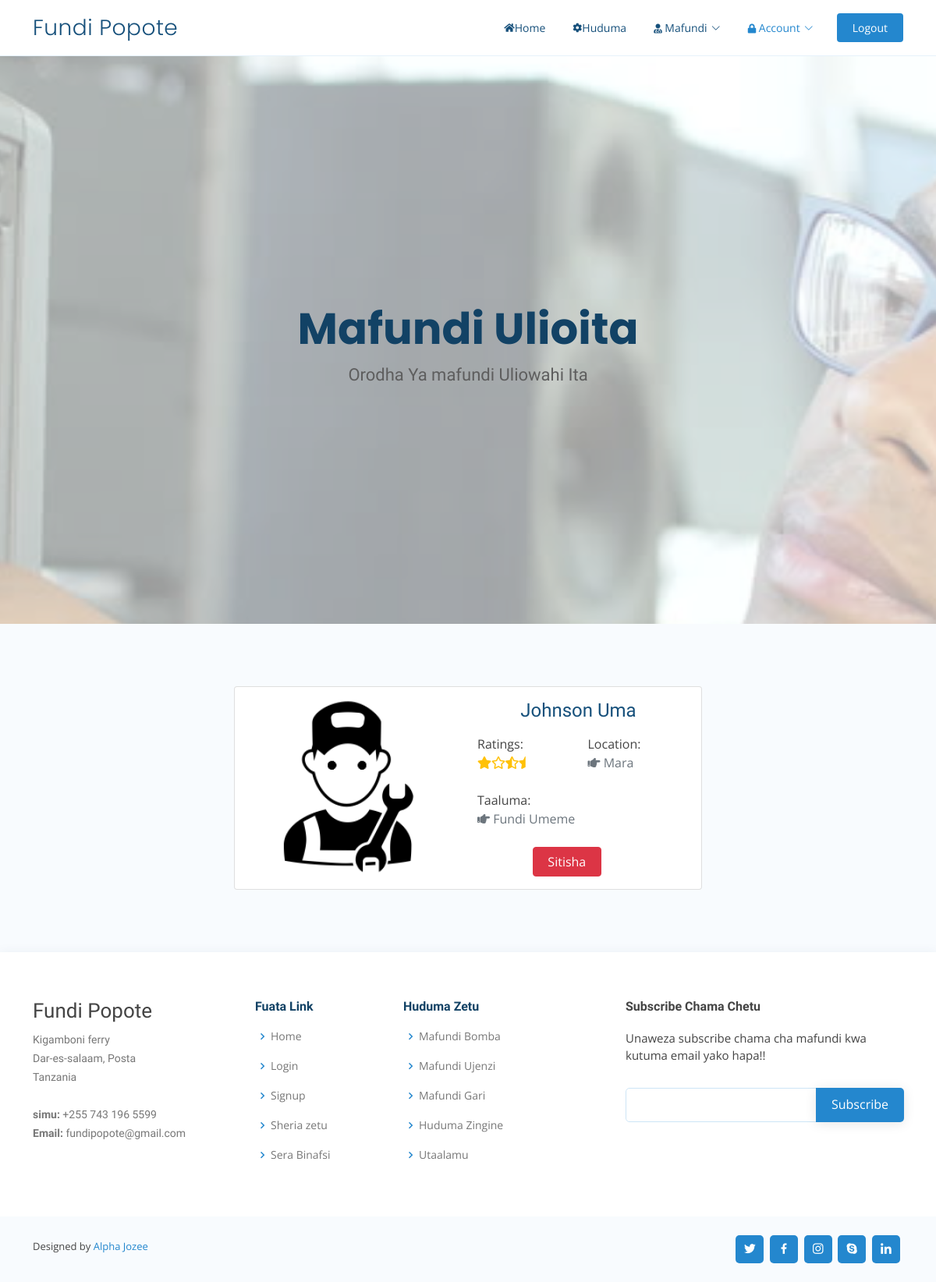
The app's page /myRequest.php (signed in) with its own data.
### tables this page shows
CREATE TABLE `member` (
  `id` int(11) NOT NULL,
  `username` varchar(20) NOT NULL,
  `email` varchar(100) NOT NULL,
  `phone` varchar(12) NOT NULL,
  `region` varchar(100) NOT NULL,
  `district` varchar(100) NOT NULL,
  `password` varchar(10) NOT NULL,
  `cartegory` varchar(100) NOT NULL,
  `img` varchar(100) NOT NULL
);

CREATE TABLE `request` (
  `id` int(11) NOT NULL,
  `username` varchar(20) NOT NULL,
  `phone` varchar(15) NOT NULL,
  `fundi` varchar(20) NOT NULL,
  `cartegory` varchar(20) NOT NULL,
  `location` varchar(20) NOT NULL,
  `ratings` int(11) NOT NULL
);

### myRequest.php (the view, shortened to what this page needs)
<!DOCTYPE html>
<html lang="en">
<head>
    <link href="assets/vendor/aos/aos.css" rel="stylesheet" />
    <link href="assets/vendor/bootstrap/css/bootstrap.css" rel="stylesheet" />
    <link href="assets/vendor/bootstrap/css/bootstrap.min.css" rel="stylesheet" />
    <link href="assets/vendor/bootstrap-icons/bootstrap-icons.css" rel="stylesheet" />
    <link href="assets/vendor/boxicons/css/boxicons.min.css" rel="stylesheet" />
    <link href="assets/vendor/glightbox/css/glightbox.min.css" rel="stylesheet" />
    <link href="assets/vendor/remixicon/remixicon.css" rel="stylesheet" />
    <link href="assets/vendor/swiper/swiper-bundle.min.css" rel="stylesheet" />
    <link href="assets/css/style.css" rel="stylesheet" />
    <link href="assets/css/all.css" rel="stylesheet" />
</head>
<body>
     <header id="header" class="fixed-top">
        <div class="container d-flex align-items-center justify-content-between">
            <h2 class="logo"><a href="home.php">Fundi Popote</a></h2>
            <nav id="navbar" class="navbar">
                <ul>
                    <li><a class="nav-link scrollto " href="home.php"><i class="fa fa-home" aria-hidden="true"></i> Home</a></li>
                    <li><a class="nav-link scrollto" href="cartegory.php"><i class="fa fa-cog" aria-hidden="true"></i> Huduma</a></li>
                    <li class="dropdown">
                        <a href="#"><span><i class="fa fa-user-md" aria-hidden="true"></i> Mafundi</span> <i class="bi bi-chevron-down"></i></a>
                    </li>
                     <li class="dropdown">
                        <a href="#" class="active"><span><i class="fa fa-lock" aria-hidden="true"></i> Account</span> <i class="bi bi-chevron-down"></i></a>
                    </li>
                    <li>
                        <a class="getstarted scrollto" href="index.php?id=1">Logout</a>
                    </li>
                </ul>
            </nav>
        </div>
    </header>
     <section id="hero" class="d-flex align-items-center" style="background-image: url('assets/img/repair.jpg');">
        <div class="container position-relative" data-aos="fade-up" data-aos-delay="90">
            <div class="row justify-content-center">
                <div class="col-xl-7 col-lg-9 text-center">
                    <h1>Mafundi Ulioita</h1>
                    <h2>Orodha Ya mafundi Uliowahi Ita </h2>
                </div>
            </div>
        </div>
    </section>
    <main id="main">
            <?php
                  include "connection.php";
                  $username = $_SESSION['username'];
                $sql = "SELECT * FROM member JOIN request ON member.username = request.username WHERE request.username = '$username'";
                $check = mysqli_query($conn, $sql);
                while($row = mysqli_fetch_assoc($check)){
            ?>
            <section id="team" class="team section-bg">
                <div class="container" data-aos="fade-up">
                    <div class="row">
                        <div class="card m-auto" style="max-width: 600px" data-aos="fade-up" data-aos-delay="200">
                            <div class="card-body">
                                <div class="row">
                                    <div class="col-md-6">
                                        <img src="<?php echo ucwords($row['img']); ?>" style="height: 225px;" class="img-fluid" alt="" />
                                    </div>
                                    <div class="col-md-6">
                                        <h4 class="text-center" style="color: #16507b"><?php echo ucwords($row['fundi']); ?></h4>
                                        <div class="row mt-3">
                                            <div class="col-6">
                                                <span>Ratings:</span><br>
                                                <span class="text-muted"><i class="fas fa-star text-warning"></i><i class="far fa-star text-warning" ></i><i class="fas fa-star-half-alt text-warning"></i><i class="fas fa-star-half text-warning" ></i></span> <br>
                                            </div>
                                            <div class="col-6">
                                                <span>Location:</span><br>
                                                <span class="text-muted"><i class="fas fa-hand-point-right" ></i> <?php echo ucwords($row['region']); ?></span> <br>
                                            </div>
                                        </div>
                                        <br>
                                         <span>Taaluma:</span><br>
                                         <span class="text-muted"><i class="fas fa-hand-point-right" ></i> Fundi <?php echo ucwords($row['cartegory']); ?></span> <br>
                                          <br>
                                        <div class="row">
                                                <div class="col-6 m-auto">
                                                    <a href="deleteRequest.php?id=<?php echo $row['id']; ?>" class="btn btn-danger w-75">Sitisha</a>
                                                </div>
                                        </div>
                                    </div>
                                </div>
                            </div>
                        </div>
                    </div>
                </div>
            </section>
            <?php } ?>
    </main>
    <footer id="footer">
        <div class="footer-top">
            <div class="container">
                <div class="row">
                    <div class="col-lg-3 col-md-6 footer-contact">
                        <h3>Fundi Popote</h3>
                        <p>
                            Kigamboni ferry <br /> Dar-es-salaam, Posta<br /> Tanzania <br /><br />
                            <strong>simu:</strong> +255 743 196 5599<br />
                            <strong>Email:</strong> fundipopote@gmail.com<br />
                        </p>
                    </div>
                    <div class="col-lg-2 col-md-6 footer-links">
                        <h4>Fuata Link</h4>
                        <ul>
                            <li>
                                <i class="bx bx-chevron-right"></i> <a href="#">Home</a>
                            </li>
                            <li>
                                <i class="bx bx-chevron-right"></i> <a href="#">Login</a>
                            </li>
                            <li>
                                <i class="bx bx-chevron-right"></i> <a href="#">Signup</a>
                            </li>
                            <li>
                                <i class="bx bx-chevron-right"></i>
                                <a href="#">Sheria zetu</a>
                            </li>
                            <li>
                                <i class="bx bx-chevron-right"></i>
                                <a href="#">Sera Binafsi</a>
                            </li>
                        </ul>
                    </div>
                    <div class="col-lg-3 col-md-6 footer-links">
                        <h4>Huduma Zetu</h4>
                        <ul>
                            <li>
                                <i class="bx bx-chevron-right"></i> <a href="#">Mafundi Bomba</a>
                            </li>
                            <li>
                                <i class="bx bx-chevron-right"></i>
                                <a href="#">Mafundi Ujenzi</a>
                            </li>
                            <li>
                                <i class="bx bx-chevron-right"></i>
                                <a href="#">Mafundi Gari</a>
                            </li>
                            <li>
                                <i class="bx bx-chevron-right"></i> <a href="#">Huduma Zingine</a>
                            </li>
                            <li>
                                <i class="bx bx-chevron-right"></i>
                                <a href="#">Utaalamu</a>
                            </li>
                        </ul>
                    </div>
                    <div class="col-lg-4 col-md-6 footer-newsletter">
                        <h4>Subscribe Chama Chetu</h4>
                        <p>
                            Unaweza subscribe chama cha mafundi kwa kutuma email yako hapa!!
                        </p>
                        <form action="" method="post">
                            <input type="email" name="email" /><input type="submit" value="Subscribe" />
                        </form>
                    </div>
                </div>
            </div>
        </div>
        <div class="container d-md-flex py-4">
            <div class="me-md-auto text-center text-md-start">
                <div class="credits">
                    Designed by <a href="https://alphaxad.000webhostapp.com">Alpha Jozee</a>
                </div>
            </div>
            <div class="social-links text-center text-md-right pt-3 pt-md-0">
                <a href="#" class="twitter"><i class="bx bxl-twitter"></i></a>
                <a href="#" class="facebook"><i class="bx bxl-facebook"></i></a>
                <a href="#" class="instagram"><i class="bx bxl-instagram"></i></a>
                <a href="#" class="google-plus"><i class="bx bxl-skype"></i></a>
                <a href="#" class="linkedin"><i class="bx bxl-linkedin"></i></a>
            </div>
        </div>
    </footer>
</body>
</html>

### assets/css/style.css (style rules this page uses)
body { font-family: "Open Sans", sans-serif; color: #444444; }
a { color: #2487ce; text-decoration: none; }
h1, h2, h3, h4, h5, h6 { font-family: "Raleway", sans-serif; }
#header { transition: all 0.5s; background: #fff; z-index: 997; padding: 15px 0; border-bottom: 1px solid #e6f2fb; }
#header .logo { font-size: 28px; margin: 0; padding: 0; line-height: 1; font-weight: 300; letter-spacing: 0.5px; font-family: "Poppins", sans-serif; }
#header .logo a { color: #16507b; }
.navbar { padding: 0; }
.navbar ul { margin: 0; padding: 0; display: flex; list-style: none; align-items: center; }
.navbar li { position: relative; }
.navbar a, .navbar a:focus { display: flex; align-items: center; justify-content: space-between; padding: 10px 0 10px 30px; font-size: 14px; color: #16507b; white-space: nowrap; transition: 0.3s; }
.navbar a i, .navbar a:focus i { font-size: 12px; line-height: 0; margin-left: 5px; }
.navbar a:hover, .navbar .active, .navbar .active:focus, .navbar li:hover > a { color: #2487ce; }
.navbar .getstarted { background: #2487ce; padding: 8px 20px; margin-left: 30px; border-radius: 4px; color: #fff; }
#hero { width: 100%; height: 100vh; position: relative; background: url("../img/fundi3.jpg") top center; background-size: cover; position: relative; }
#hero:before { content: ""; background: rgba(255, 255, 255, 0.6); position: absolute; bottom: 0; top: 0; left: 0; right: 0; }
#hero .container { padding-top: 80px; }
#hero h1 { margin: 0; font-size: 56px; font-weight: 700; line-height: 72px; color: #124265; font-family: "Poppins", sans-serif; }
#hero h2 { color: #5e5e5e; margin: 10px 0 0 0; font-size: 22px; }
@media (min-width: 1024px) { #hero { background-attachment: fixed; } }
section { padding: 80px 0; overflow: hidden; }
.section-bg { background-color: #f8fbfe; }
#footer { color: #444444; font-size: 14px; background: #f8fbfe; box-shadow: 0px 2px 15px rgba(18, 66, 101, 0.08); }
#footer .footer-top { padding: 60px 0 30px 0; background: #fff; }
#footer .footer-top .footer-contact { margin-bottom: 30px; }
#footer .footer-top .footer-contact h3 { font-size: 26px; margin: 0 0 10px 0; padding: 2px 0 2px 0; line-height: 1; font-weight: 300; }
#footer .footer-top .footer-contact p { font-size: 14px; line-height: 24px; margin-bottom: 0; font-family: "Raleway", sans-serif; color: #777777; }
#footer .footer-top h4 { font-size: 16px; font-weight: bold; color: #124265; position: relative; padding-bottom: 12px; }
#footer .footer-top .footer-links { margin-bottom: 30px; }
#footer .footer-top .footer-links ul { list-style: none; padding: 0; margin: 0; }
#footer .footer-top .footer-links ul i { padding-right: 2px; color: #2487ce; font-size: 18px; line-height: 1; }
#footer .footer-top .footer-links ul li { padding: 10px 0; display: flex; align-items: center; }
#footer .footer-top .footer-links ul li:first-child { padding-top: 0; }
#footer .footer-top .footer-links ul a { color: #777777; transition: 0.3s; display: inline-block; line-height: 1; }
#footer .footer-newsletter { font-size: 15px; }
#footer .footer-newsletter h4 { font-size: 16px; font-weight: bold; color: #444444; position: relative; padding-bottom: 12px; }
#footer .footer-newsletter form { margin-top: 30px; background: #fff; padding: 6px 10px; position: relative; border-radius: 5px; text-align: left; border: 1px solid #cde5f6; }
#footer .footer-newsletter form input[type="email"] { border: 0; padding: 4px 8px; width: calc(100% - 100px); }
#footer .footer-newsletter form input[type="submit"] { position: absolute; top: -1px; right: -2px; bottom: -1px; border: 0; background: none; font-size: 16px; padding: 0 20px 2px 20px; background: #2487ce; color: #fff; transition: 0.3s; border-radius: 0 5px 5px 0; box-shadow: 0px 2px 15px rgba(0, 0, 0, 0.1); }
#footer .credits { padding-top: 5px; font-size: 13px; color: #444444; }
#footer .social-links a { font-size: 18px; display: inline-block; background: #2487ce; color: #fff; line-height: 1; padding: 8px 0; margin-right: 4px; border-radius: 5px; text-align: center; width: 36px; height: 36px; transition: 0.3s; }

### records on screen
member: img (placeholder picture), request.fundi "Johnson Uma", region "Mara", request.cartegory "Umeme"
